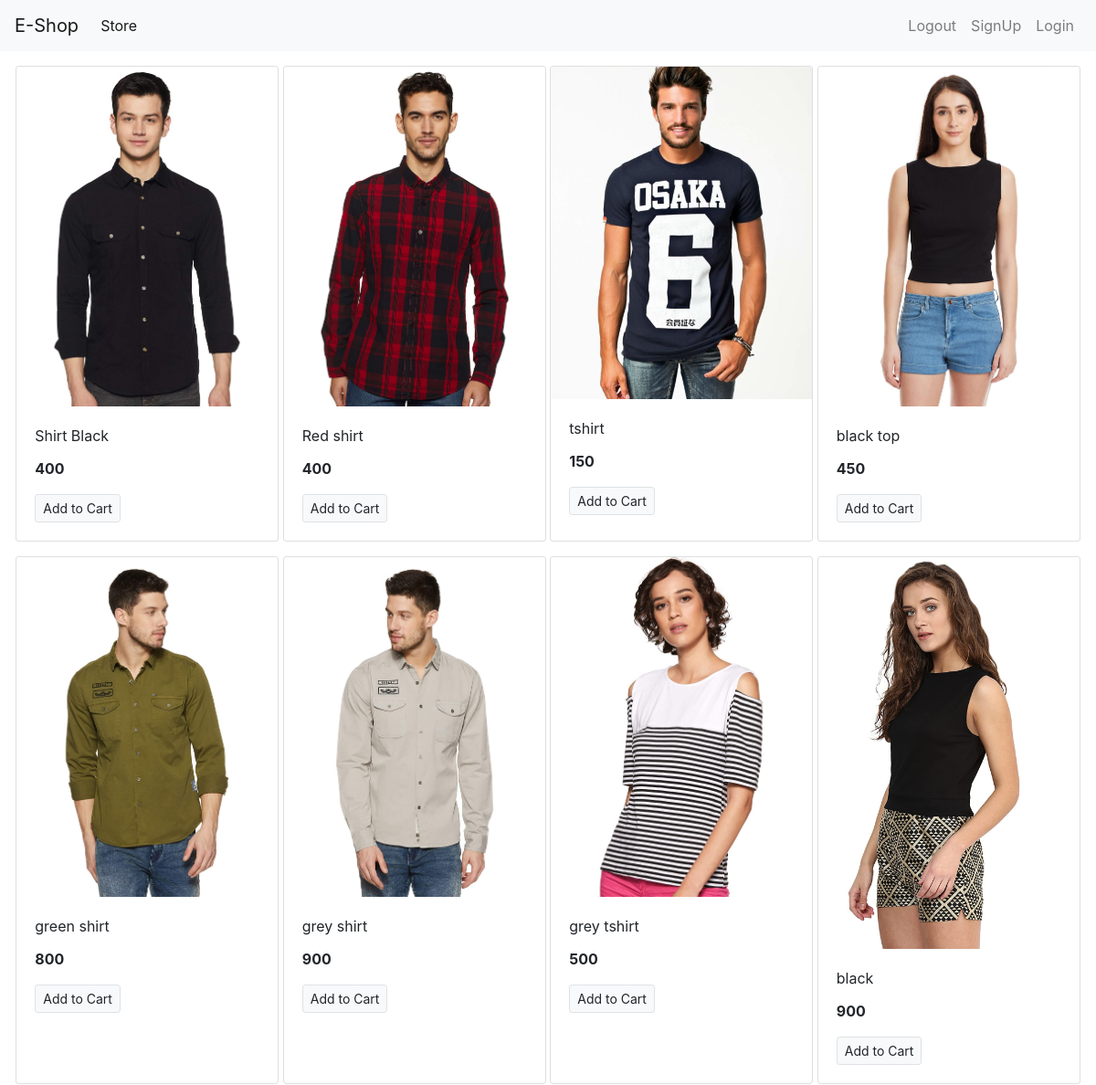
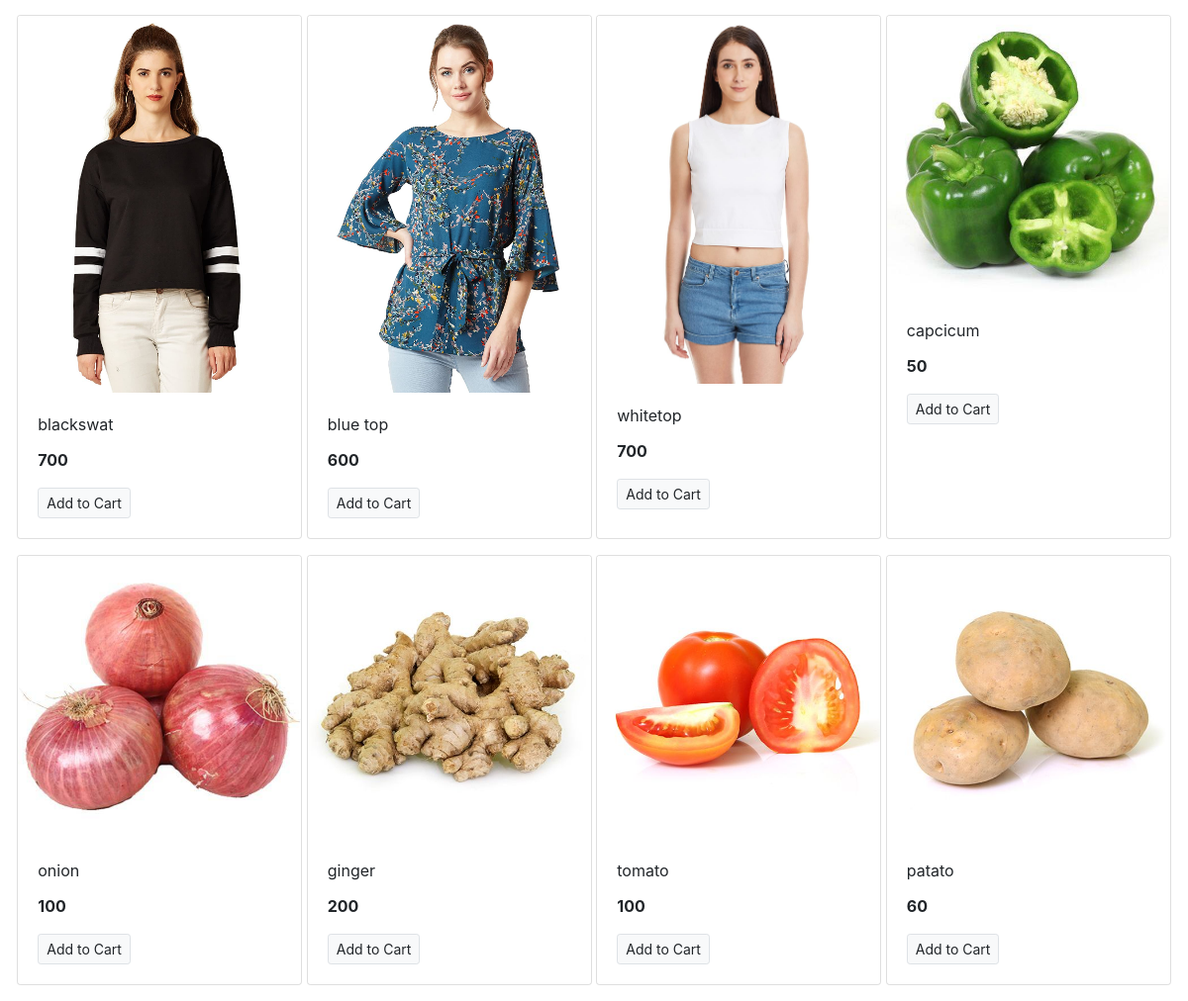
The page / on the database its author committed (2 pictures, top to bottom).
### store/models/product.py (models this page shows)
class Product(models.Model):
    name = models.CharField(max_length=50)
    price = models.IntegerField(default=0)
    category = models.ForeignKey(Category,on_delete=models.CASCADE,default=1)
    description = models.CharField(max_length=200,default='',null=True,blank=True)
    image = models.ImageField(upload_to='Uploads/products/')
    @staticmethod
    def get_all_products():
        return Product.objects.all()

### store/views.py (the view)
# urls.py: path('',index),
def index(request):
    prds = Product.get_all_products()
    return render(request,'index.html',{'products':prds})

### store/templates/index.html
{% extends 'base.html' %}
{% block content %}
<div class="container-fluid mt-3">
  <div class="row mx-auto">
    {% for product in products %}
    <div class="card mx-auto mb-3" style="width: 18rem;">
      <img class="card-img-top" src="{{product.image.url}}" alt="Card image cap">
      <div class="card-body">
        <p class="card-title">{{product.name}}</p>
        <p class="card-text"><b>{{product.price}}</b></p>
        <a href="#" class="btn btn-light border btn-sm">Add to Cart</a>
      </div>
    </div>
    {% endfor %}
  </div>
</div>
{% endblock %}

### store/templates/base.html (shortened to what this page needs)
<!doctype html>
<html lang="en">
<head>
  <link rel="stylesheet" href="https://maxcdn.bootstrapcdn.com/bootstrap/4.0.0/css/bootstrap.min.css"
>
</head>
<body>
  <nav class="navbar navbar-expand-lg navbar-light bg-light">
    <a class="navbar-brand" href="#">E-Shop</a>
    <div class="collapse navbar-collapse" id="navbarSupportedContent">
      <ul class="navbar-nav mr-auto">
        <li class="nav-item active">
          <a class="nav-link" href="#">Store <span class="sr-only">(current)</span></a>
        </li>
      </ul>
      <ul class="navbar-nav my-2 my-lg-0">
        <li class="nav-item ">
          <a class="nav-link" href="#">Logout <span class="sr-only">(current)</span></a>
        </li>
        <li class="nav-item ">
          <a class="nav-link" href="#">SignUp <span class="sr-only">(current)</span></a>
        </li>
        <li class="nav-item ">
          <a class="nav-link" href="#">Login <span class="sr-only">(current)</span></a>
        </li>
      </ul>
    </div>
  </nav>
  {% block content %}
  {% endblock %}
</body>
</html>

### rows shown on the page
Product: image (picture), name "Shirt Black", price "400"
Product: image (picture), name "Red shirt", price "400"
Product: image (picture), name "tshirt", price "150"
Product: image (picture), name "black top", price "450"
Product: image (picture), name "green shirt", price "800"
Product: image (picture), name "grey shirt", price "900"
Product: image (picture), name "grey tshirt", price "500"
Product: image (picture), name "black", price "900"
Product: image (picture), name "blackswat", price "700"
Product: image (picture), name "blue top", price "600"
Product: image (picture), name "whitetop", price "700"
Product: image (picture), name "capcicum", price "50"
Product: image (picture), name "onion", price "100"
Product: image (picture), name "ginger", price "200"
Product: image (picture), name "tomato", price "100"
Product: image (picture), name "patato", price "60"
